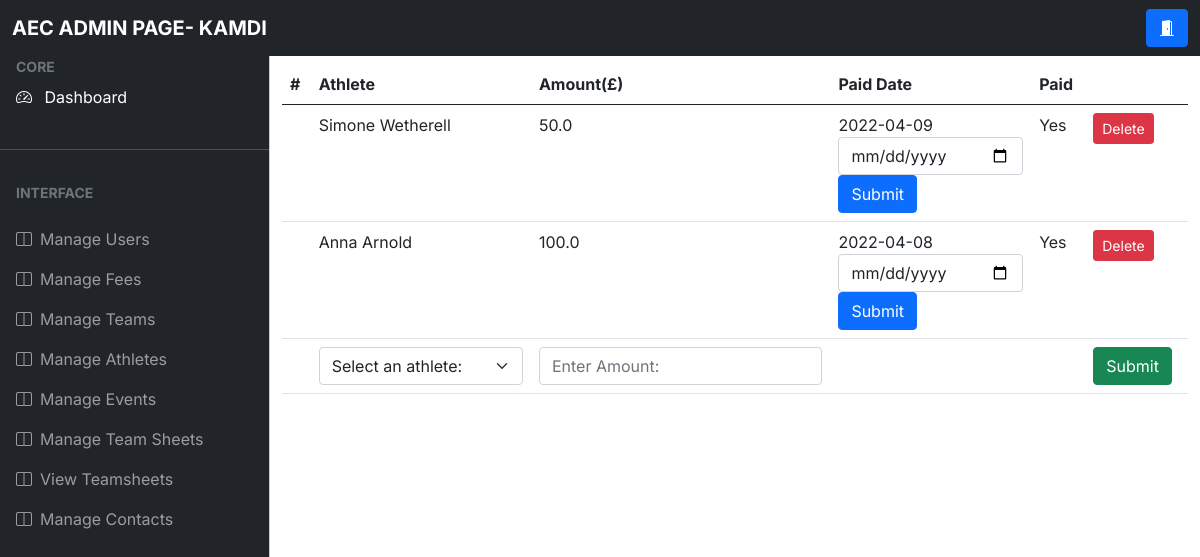
Screenshot of /fees (signed in) with the database file from the repository.
### app.py (models this page shows, shortened)
class User(db.Model, UserMixin):
    __tablename__="User"
    id = db.Column(db.Integer, primary_key = True)
    firstName = db.Column(db.String(50),nullable = False)
    surname = db.Column(db.String(50), nullable = False)
    dob = db.Column(db.DateTime, nullable = False)
    start_date = db.Column(db.DateTime, nullable = True, default=date.today())
    email = db.Column(db.String(70), nullable = False)
    password = db.Column(db.String(255), nullable = False)
    usertype = db.Column(db.Integer, default = -1)
    verified = db.Column(db.Integer, default = 0)
    def get_id(self):
        return self.id
    def get_first_name(self):
        return self.firstName
    def get_surname(self):
        return self.surname
    def get_usertype(self):
        return self.usertype
    def get_verified(self):
        return self.verified

class Fees(db.Model):
    __tablename__ = "fees"
    fees_id = db.Column(db.Integer, primary_key= True)
    athlete_id = db.Column(db.Integer)
    amount = db.Column(db.Float, nullable = False)
    paid_date = db.Column(db.DateTime, nullable = True)
    paid = db.Column(db.Integer, default=0)

### app.py (the view)
@app.route('/fees')#complete
@login_required
def view_fees():
    if current_user.get_usertype() not in [0,1,2,3] or current_user.get_verified() != 1:
        return render_template('error.html',error="You are not authorised to view this page")
    if -1< current_user.get_usertype() < 3:
        query = db.engine.execute('SELECT fees.fees_id, fees.amount, fees.paid_date, fees.paid FROM fees WHERE fees.athlete_id = {} ORDER BY fees.paid_date DESC'.format(current_user.id))
        fees={}
        for fee in query:
            fee = Fees.query.filter_by(fees_id = fee[0]).first()
            if fee.get_paid() != 1:
                fees[fee.get_fees_id()] = [fee.get_amount(),'N/A',"No",fee.get_paid()]
            else:
                paiddate = fee.get_paid_date()
                paiddate = ("-").join(paiddate)
                fees[fee.get_fees_id()] = [fee.get_amount(),paiddate,"Yes",fee.get_paid()]
        return render_template('fees.html', fees=fees)
    elif current_user.get_usertype() == 3:
        users = db.engine.execute('SELECT id FROM user')
        athletes = {}
        for athlete in users:
            athlete = User.query.filter_by(id = athlete[0]).first()
            athletes[athlete.get_id()] = [athlete.get_first_name()+ " "+ athlete.get_surname()]
        query = db.engine.execute('SELECT fees.fees_id, user.firstName, user.surname, fees.amount, fees.paid_date, fees.paid FROM fees, user WHERE user.id = fees.athlete_id ORDER BY fees.paid_date DESC')
        return render_template('adminfees.html', fees=query, athletes=athletes)

### app.py (called while the page is built)
@login_manager.user_loader
def load_user(user_id):
    return User.query.get(user_id)

### templates/adminfees.html (shortened to what this page needs)
<!DOCTYPE html>
<html lang="en">
  <head>
    <link rel="stylesheet" href="static\css\admin\bootstrap.min.css" />
    <link
      rel="stylesheet"
      href="https://cdn.jsdelivr.net/npm/bootstrap-icons@1.4.1/font/bootstrap-icons.css"
    />
    <link rel="stylesheet" href="static\css\admin\bootstrap.min.css" />
    <link rel="stylesheet" href="static\css\admin\style.css" />
  </head>
    <nav class="navbar navbar-expand-lg navbar-dark bg-dark fixed-top">
      <div class="container-fluid">
        <a
          class="navbar-brand me-auto ms-lg-0 ms-3 text-uppercase fw-bold"
          >AEC ADMIN PAGE- {{ current_user.firstName }}</a
        >
        <div class="collapse navbar-collapse" id="topNavBar">
          <form class="d-flex ms-auto my-3 my-lg-0">
            <div class="input-group">
              <a href ="{{ url_for('logout') }}" class="btn btn-primary">
                <i class="bi bi-door-open-fill"></i>
            </a>
            </div>
          </form>
        </div>
      </div>
    </nav>
    <div
    class="offcanvas offcanvas-start sidebar-nav bg-dark"
    tabindex="-1"
    id="sidebar"
  >
    <div class="offcanvas-body p-0">
      <nav class="navbar-dark">
        <ul class="navbar-nav">
          <li>
            <div class="text-muted small fw-bold text-uppercase px-3">
              CORE
            </div>
          </li>
          <li>
            <a href="{{ url_for('admin') }}" class="nav-link px-3 active">
              <span class="me-2"><i class="bi bi-speedometer2" ></i></span>
              <span>Dashboard</span>
            </a>
          </li>
          <li class="my-4"><hr class="dropdown-divider bg-light" /></li>
          <li>
            <div class="text-muted small fw-bold text-uppercase px-3 mb-3">
              Interface
            </div>
          </li>
          <li>
            <a
              class="nav-link px-3 sidebar-link"
              href="{{ url_for('verify_users') }}"
            >
              <span class="me-2"><i class="bi bi-layout-split"></i></span>
              <span>Manage Users</span>
            </a>
            <a
            class="nav-link px-3 sidebar-link"
            href="{{ url_for('view_fees') }}"
          >
            <span class="me-2"><i class="bi bi-layout-split"></i></span>
            <span>Manage Fees</span>
          </a>
          <a
          class="nav-link px-3 sidebar-link"
          href="{{ url_for('view_teams') }}"
        >
          <span class="me-2"><i class="bi bi-layout-split"></i></span>
          <span>Manage Teams</span>
        </a>
              <a
              class="nav-link px-3 sidebar-link"
              href="{{ url_for('view_athletes') }}"
            >
              <span class="me-2"><i class="bi bi-layout-split"></i></span>
              <span>Manage Athletes</span>
            </a>
            <a
            class="nav-link px-3 sidebar-link"
            href="{{ url_for('view_events') }}"
          >
            <span class="me-2"><i class="bi bi-layout-split"></i></span>
            <span>Manage Events</span>
          </a>
          <a
          class="nav-link px-3 sidebar-link"
          href="{{ url_for('create_teamsheet') }}"
        >
          <span class="me-2"><i class="bi bi-layout-split"></i></span>
          <span>Manage Team Sheets</span>
        </a>
        <a
        class="nav-link px-3 sidebar-link"
        href="{{ url_for('view_teamsheet') }}"
      >
        <span class="me-2"><i class="bi bi-layout-split"></i></span>
        <span>View Teamsheets</span>
      </a>
      <a
      class="nav-link px-3 sidebar-link"
      href="{{ url_for('view_contacts') }}"
    >
      <span class="me-2"><i class="bi bi-layout-split"></i></span>
      <span>Manage Contacts</span>
    </a>
          </li>
        </ul>
      </nav>
    </div>
  </div>
    <main class="mt-5 pt-3">
      <div class="container-fluid">
        <table class="table">
          <thead>
            <tr>
              <th scope="col">#</th>
              <th scope="col">Athlete</th>
              <th scope="col">Amount(£)</th>
              <th scope="col">Paid Date</th>
              <th scope= "col">Paid</th>
              <th></th>
            </tr>
          </thead>
          <tbody>
            {% for fee in fees %}
            <tr>
              <th scope="row"></th>
              <td>{{fee[1] + " " + fee[2]}}</td>
              <td>{{fee[3]}}
              </td>
              <td>{{fee[4]}}
                <form method="POST"action="{{url_for('set_fees_date')}}">
                  <div class= "form-group">
                    <input
                    type="date"
                    class="form-control"
                    id="paidDate"
                    name="paidDate_{{ fee[0] }}"
                    placeholder="Enter Paid Date: "
                    />
                    <input class="btn btn-primary" type="submit" value="Submit">
                </form>
              </td>
              {% if fee[5] == 1%}
                <td>Yes</td>
              {% else %}
                <td>No</td>
              {% endif %}
              <td><a type="Submit" class="btn btn-danger btn-sm" href= "{{url_for('delete_fees', feeid=fee[0])}}">Delete</a></td>
            </tr>
            {% endfor %}
            <tr>
              <td>
              </td>
              <td>
            <form method = 'POST' action="{{url_for('create_fees')}}">
                <select class="form-select" aria-label="Default select example" name="athlete", id= "athlete">
                  <option selected>Select an athlete: </option>
                </select>
              </td>
              <td>
                <div class= "form-group">
                  <input
                  type="text"
                  class="form-control"
                  id="amount"
                  name="amount"
                  placeholder="Enter Amount: "
                  />
              </td>
              <td></td>
              <td></td>
              <td><input class="btn btn-success" type="submit" value="Submit"></td>
              </tr>
          </tbody>
        </table>
      </div>
    </main>
  </body>
</html>

### static/css/admin/style.css (style rules this page uses)
:root { --offcanvas-width: 270px; --topNavbarHeight: 56px; }
.sidebar-nav { width: var(--offcanvas-width); }
.sidebar-link { display: flex; align-items: center; }
@media (min-width: 992px) { main { margin-left: var(--offcanvas-width); } }
@media (min-width: 992px) { .sidebar-nav { -webkit-transform: none; transform: none; visibility: visible !important; height: calc(100% - var(--topNavbarHeight)); top: var(--topNavbarHeight); } }

### rows the page displays
User: firstName "KAMDI"
Fees: surname "Simone Wetherell", amount "50.0", paid_date "2022-04-09", paid "Yes"
Fees: surname "Anna Arnold", amount "100.0", paid_date "2022-04-08", paid "Yes"
